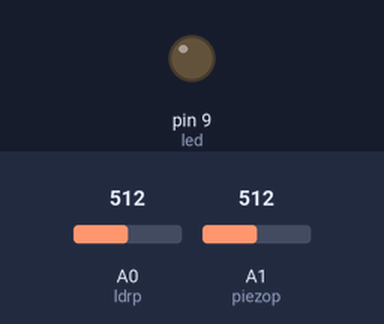
Recording of a sketch running on a simulated Arduino Uno, built with avr-gcc and run on an emulated ATmega328P. Parts: output pins drawn as LEDs (lit = HIGH). The test bench sets the inputs (shaded band); at power-on: A0 (ldrp) = 512, A1 (piezop) = 512.

Above: at 1.2 s.
1.3 s: A0 (ldrp) set to 491
At 2.1 s:
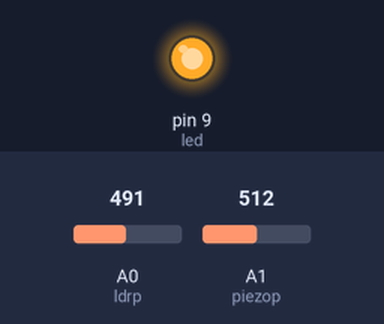
Timing chart, 0 to 4.3 s (numbered marks = the images above; inputs shaded):
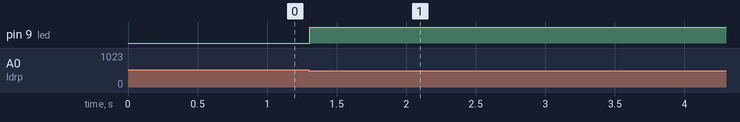

The sketch:

streetlights.ino
```cpp
//setting constants to control time durations and pin configuration
int const ldrp = A0;
int const piezop = A1;
int const led = 9;
int const refresh = 20;
int const dur = 2500;                                                   // to be set according to the length of the road stretch to be implemented over
int const ldr_threshold = 500;                                          // needs to be calibrated
int const piezo_threshold = 20;
int counter = 0;

void setup() {
  pinMode(ldrp, INPUT);
  pinMode(piezop, INPUT);
  pinMode(led, OUTPUT);
}

void loop() {
  if (analogRead(ldrp) < ldr_threshold)                                 // to check if it is day or night
  {                                                                     // enters the loop only at night
    while (counter < dur)
    {
      if (analogRead(piezop) > piezo_threshold)
      {
        digitalWrite(led, HIGH);
        counter = 0;                                                    // resets the loop every time a vehicle passes over the speed breaker
      }
      delay(1);
      counter++;
    }
    digitalWrite(led, LOW);                                             // turns the street lights off after the time duration is complete
    counter = 0;                                                        // during which the last vehicle crosses the stretch
  }
  else digitalWrite(led, LOW);
  delay(refresh);


}
```

Measured:
- the behaviour switches between 500 and 499 on A0 (ldrp) (found by bisection; images 0 and 1)
- after the input at 1.3 s, pin 9 (led): LOW → HIGH at once
